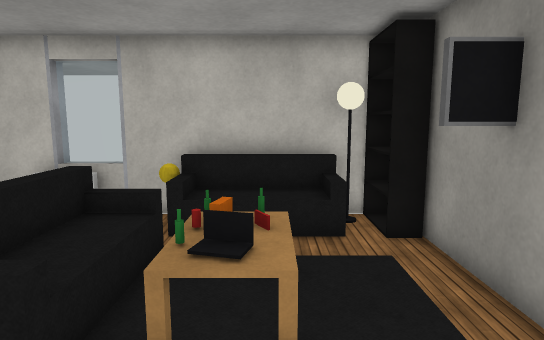
View 1 (above)

13 first-person views from a walk through a Webots world. The camera is 1.3 m above the floor, tilts 8° down and sees 75° across. The floor is counted in squares, 0.5 m on a side. Each view is taken from the middle of a square. On the plan, view 1 faces up. The plan holds only what a view shows up to about 20 squares ahead; the rest is blank. The place goes on beyond the plan. Robots are left out. Webots' stock objects and surfaces are drawn as simple stand-ins.

View 2
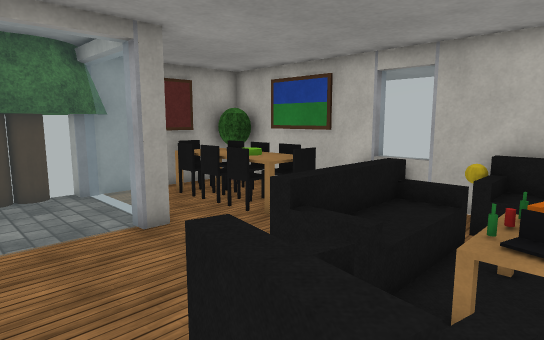

View 3
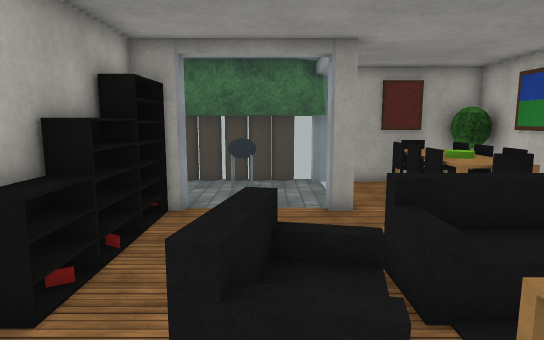

View 4
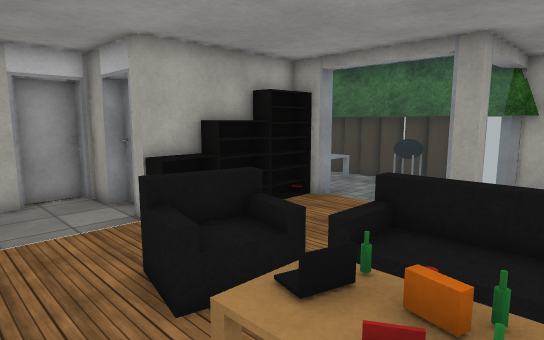

View 5
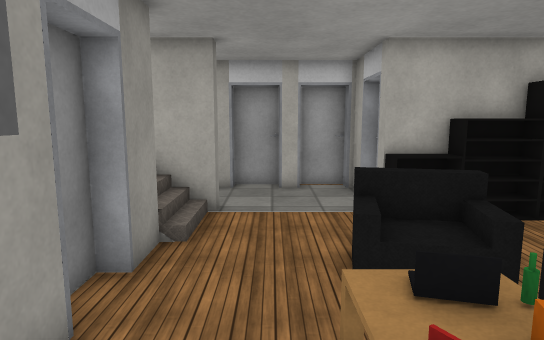

View 6
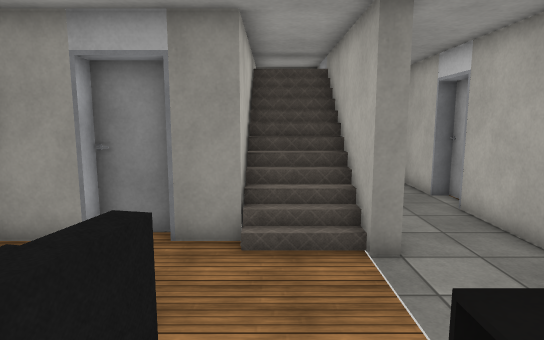

View 7
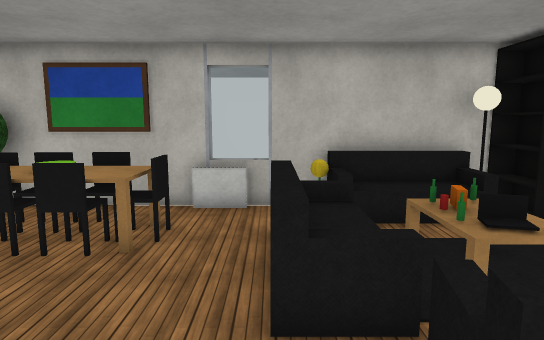

View 8
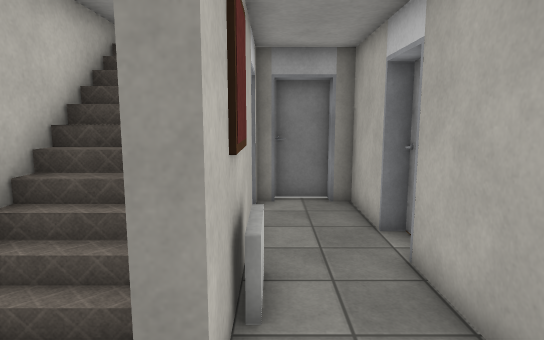

View 9
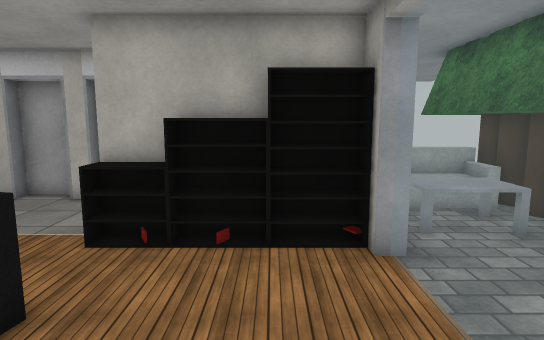

View 10
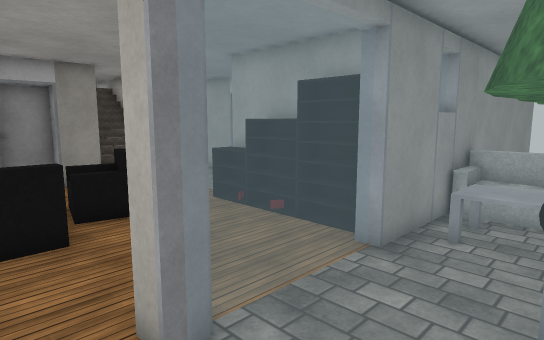

View 11
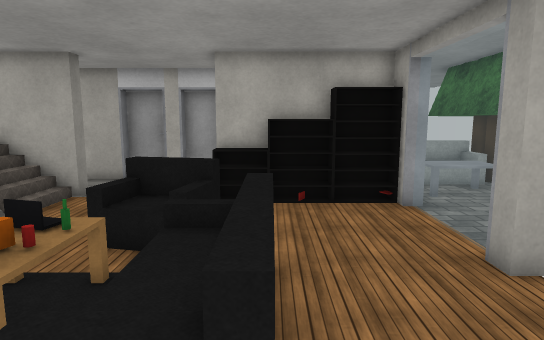

View 12
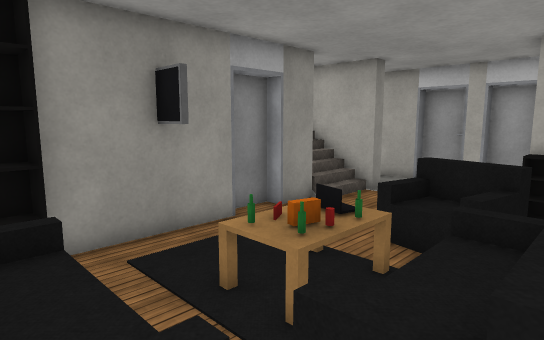

View 13
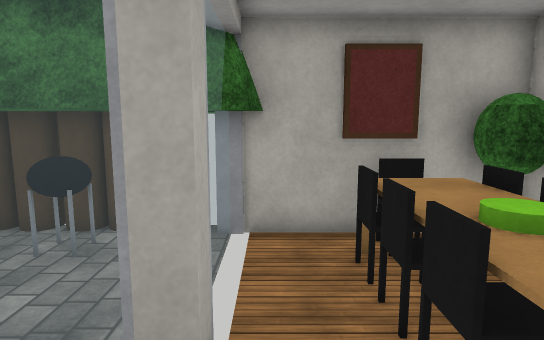

### Floor plan
Key: @ floor where view 1 was taken; # wall or solid block; . floor; / step, stairs or slope; = window, fence, low wall or low ledge; R radiator; S sofa; L floor lamp; H shelf; T table; A TV; P laptop; E potted tree; C chair; Y cypress tree; M armchair; F door leaf; I stairs; N painting; O other object.
Columns run from 14 left of view 1 to 12 right of it. Each row starts with its distance up from view 1.
 10  ########=########
  9  #E.....R..OOSSSLH
  8  #ECCCC.....SSSS.H
  7  #CTTOOC..SSS.....
  6  #CCCCCC..SSSTO...#
  5  #........SSSOO .A#
  4  #........SSSOP ..#
  3 YYY===....SSS.....F
  2   YY.=......MMM...F
  1   YY.=.....MMM....#
  0   YY.=.......M@...### #
 -1  YYY.=.........../ IIII
 -2  YYY.#OHHOHOH..../ IIII
 -3  YYTT########....######FF#
 -4  YYTT#     F......RN.....#F
 -5 YYYSSS     F..............F
 -6  Y SSS#     #............##
 -7 YYYSSS      FF#FF ###FF###
 -8    Y #
 -9      #

Positions as (right, up) in squares from view 1, and headings:
1: (0, 0), facing up
2: (0, -1), facing up-left
3: (2, 1), facing left
4: (2, 6), facing down-left
5: (1, 7), facing down
6: (-4, -1), facing right
7: (-4, -1), facing up
8: (0, -4), facing right
9: (-6, 5), facing down
10: (-12, 5), facing down-right
11: (-4, 9), facing down
12: (-4, 9), facing down-right
13: (-5, 4), facing left
